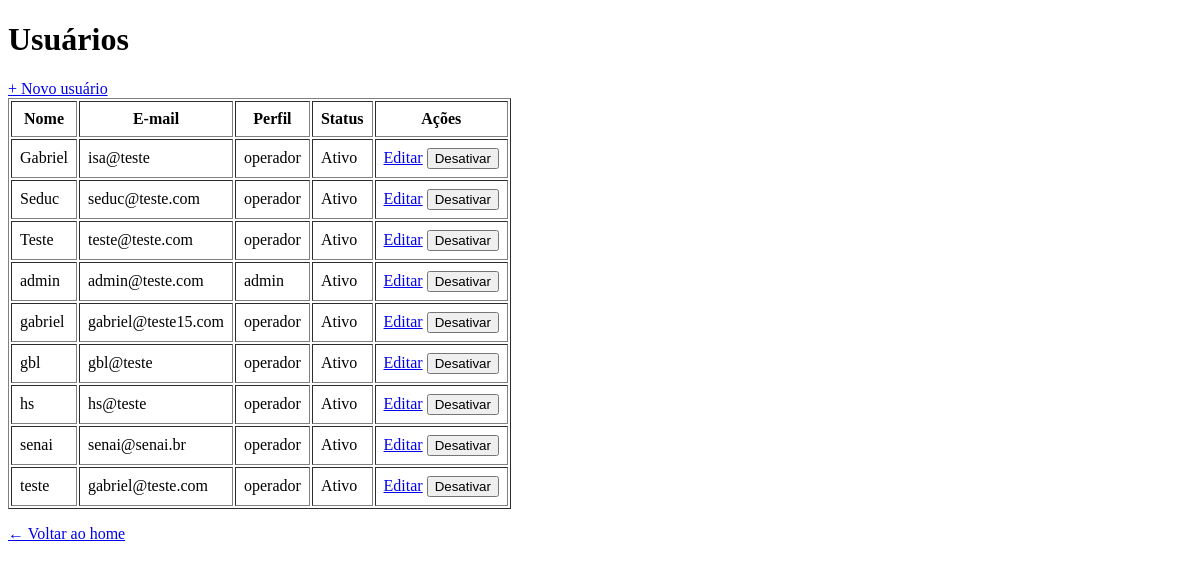
Page /usuarios/ (signed in) on the earlier database version.
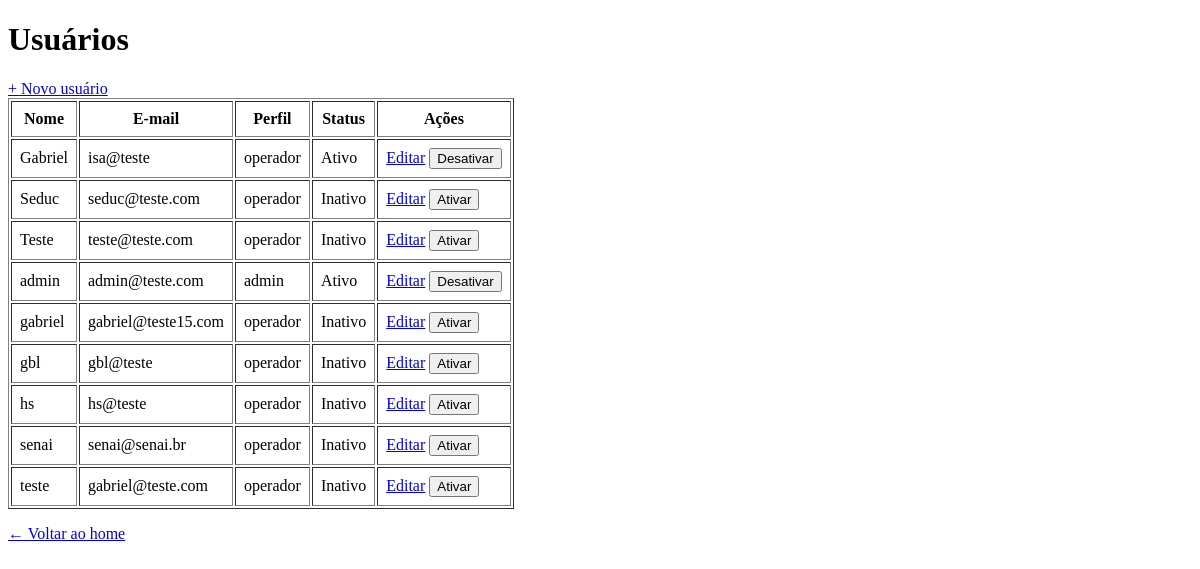
Same page on the later database version.
### app/models/usuarios.py (models this page shows)
class Usuario(Base):
    __tablename__ = "usuarios"
    id = Column(Integer, primary_key=True, autoincrement=True)
    nome = Column(String(100), nullable=False)
    email = Column(String(150), unique=True, nullable=False)
    senha_hash = Column(String(255), nullable=False)
    role = Column(String(20), nullable=False, default="operador")
    ativo = Column(Boolean, default=True)
    criando_em = Column(DateTime, server_default=func.now())

### app/controllers/usuario_controller.py (the view)
@router.get("/")
def listar_usuarios(
    request: Request,
    db: Session = Depends(get_db),
    admin = Depends(get_admin)  # bloqueia quem não é admin
):
    usuarios = db.query(Usuario).order_by(Usuario.nome).all()
    return templates.TemplateResponse(
        request,
        "usuarios/index.html",
        {
            "request": request,
            "usuario": admin,   # dados de quem está logado (para navbar)
            "usuarios": usuarios  # lista para exibir na tabela
        }
    )

### app/templates/usuarios/index.html (shortened to what this page needs)
<!DOCTYPE html>
<html lang="pt-br">
<head>
</head>
<body>
    <h1>Usuários</h1>
    <a href="/usuarios/novo">+ Novo usuário</a>
    <table border="1" cellpadding="8">
        <thead>
            <tr>
                <th>Nome</th>
                <th>E-mail</th>
                <th>Perfil</th>
                <th>Status</th>
                <th>Ações</th>
            </tr>
        </thead>
        <tbody>
            {% for u in usuarios %}
            <tr>
                <td>{{ u.nome }}</td>
                <td>{{ u.email }}</td>
                <td>{{ u.role }}</td>
                <td>{{ "Ativo" if u.ativo else "Inativo" }}</td>
                <td>
                    <a href="/usuarios/{{ u.id }}/editar">Editar</a>
                    <form action="/usuarios/{{ u.id }}/toggle-ativo"
                          method="post"
                          style="display:inline">
                        <button type="submit">
                            {{ "Desativar" if u.ativo else "Ativar" }}
                        </button>
                    </form>
                </td>
            </tr>
            {% endfor %}
        </tbody>
    </table>
    <p><a href="/">← Voltar ao home</a></p>
</body>
</html>

Differences in the rows shown:
changed Usuario "Seduc": ativo "Ativo" → "Inativo"; ativo "Desativar" → "Ativar"
changed Usuario "Teste": ativo "Ativo" → "Inativo"; ativo "Desativar" → "Ativar"
changed Usuario "gabriel": ativo "Ativo" → "Inativo"; ativo "Desativar" → "Ativar"
changed Usuario "gbl": ativo "Ativo" → "Inativo"; ativo "Desativar" → "Ativar"
changed Usuario "hs": ativo "Ativo" → "Inativo"; ativo "Desativar" → "Ativar"
changed Usuario "senai": ativo "Ativo" → "Inativo"; ativo "Desativar" → "Ativar"
changed Usuario "teste": ativo "Ativo" → "Inativo"; ativo "Desativar" → "Ativar"
